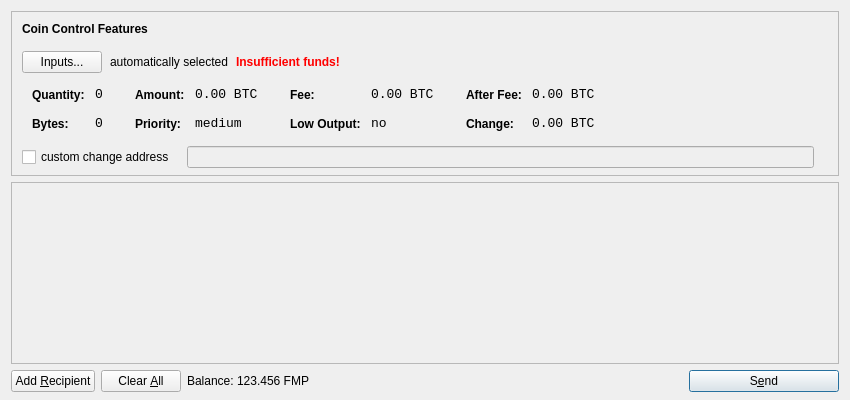
<?xml version="1.0" encoding="UTF-8"?>
<ui version="4.0">
 <class>SendCoinsDialog</class>
 <widget class="QDialog" name="SendCoinsDialog">
  <property name="geometry">
   <rect>
    <x>0</x>
    <y>0</y>
    <width>850</width>
    <height>400</height>
   </rect>
  </property>
  <property name="windowTitle">
   <string>Send Coins</string>
  </property>
  <layout class="QVBoxLayout" name="verticalLayout" stretch="0,1,0">
   <property name="bottomMargin">
    <number>8</number>
   </property>
   <item>
    <widget class="QFrame" name="frameCoinControl">
     <property name="sizePolicy">
      <sizepolicy hsizetype="Expanding" vsizetype="Expanding">
       <horstretch>0</horstretch>
       <verstretch>0</verstretch>
      </sizepolicy>
     </property>
     <property name="maximumSize">
      <size>
       <width>16777215</width>
       <height>16777215</height>
      </size>
     </property>
     <property name="frameShape">
      <enum>QFrame::StyledPanel</enum>
     </property>
     <property name="frameShadow">
      <enum>QFrame::Sunken</enum>
     </property>
     <layout class="QVBoxLayout" name="verticalLayoutCoinControl2">
      <property name="spacing">
       <number>-1</number>
      </property>
      <property name="leftMargin">
       <number>0</number>
      </property>
      <property name="topMargin">
       <number>0</number>
      </property>
      <property name="rightMargin">
       <number>0</number>
      </property>
      <property name="bottomMargin">
       <number>6</number>
      </property>
      <item>
       <layout class="QVBoxLayout" name="verticalLayoutCoinControl" stretch="0,0,0,0,1">
        <property name="spacing">
         <number>0</number>
        </property>
        <property name="leftMargin">
         <number>10</number>
        </property>
        <property name="topMargin">
         <number>10</number>
        </property>
        <item>
         <layout class="QHBoxLayout" name="horizontalLayoutCoinControl1">
          <property name="bottomMargin">
           <number>15</number>
          </property>
          <item>
           <widget class="QLabel" name="labelCoinControlFeatures">
            <property name="sizePolicy">
             <sizepolicy hsizetype="Preferred" vsizetype="Maximum">
              <horstretch>0</horstretch>
              <verstretch>0</verstretch>
             </sizepolicy>
            </property>
            <property name="font">
             <font>
              <weight>75</weight>
              <bold>true</bold>
             </font>
            </property>
            <property name="styleSheet">
             <string notr="true">font-weight:bold;</string>
            </property>
            <property name="text">
             <string>Coin Control Features</string>
            </property>
           </widget>
          </item>
         </layout>
        </item>
        <item>
         <layout class="QHBoxLayout" name="horizontalLayoutCoinControl2" stretch="0,0,0,0">
          <property name="spacing">
           <number>8</number>
          </property>
          <property name="bottomMargin">
           <number>10</number>
          </property>
          <item>
           <widget class="QPushButton" name="pushButtonCoinControl">
            <property name="styleSheet">
             <string notr="true"/>
            </property>
            <property name="text">
             <string>Inputs...</string>
            </property>
           </widget>
          </item>
          <item>
           <widget class="QLabel" name="labelCoinControlAutomaticallySelected">
            <property name="text">
             <string>automatically selected</string>
            </property>
            <property name="margin">
             <number>5</number>
            </property>
           </widget>
          </item>
          <item>
           <widget class="QLabel" name="labelCoinControlInsuffFunds">
            <property name="font">
             <font>
              <weight>75</weight>
              <bold>true</bold>
             </font>
            </property>
            <property name="styleSheet">
             <string notr="true">color:red;font-weight:bold;</string>
            </property>
            <property name="text">
             <string>Insufficient funds!</string>
            </property>
            <property name="margin">
             <number>5</number>
            </property>
           </widget>
          </item>
          <item>
           <spacer name="horizontalSpacerCoinControl">
            <property name="orientation">
             <enum>Qt::Horizontal</enum>
            </property>
            <property name="sizeHint" stdset="0">
             <size>
              <width>40</width>
              <height>1</height>
             </size>
            </property>
           </spacer>
          </item>
         </layout>
        </item>
        <item>
         <widget class="QWidget" name="widgetCoinControl" native="true">
          <property name="sizePolicy">
           <sizepolicy hsizetype="Preferred" vsizetype="Preferred">
            <horstretch>0</horstretch>
            <verstretch>0</verstretch>
           </sizepolicy>
          </property>
          <property name="minimumSize">
           <size>
            <width>0</width>
            <height>0</height>
           </size>
          </property>
          <property name="styleSheet">
           <string notr="true"/>
          </property>
          <layout class="QHBoxLayout" name="horizontalLayoutCoinControl5">
           <property name="margin">
            <number>0</number>
           </property>
           <item>
            <layout class="QHBoxLayout" name="horizontalLayoutCoinControl3" stretch="0,0,0,1">
             <property name="spacing">
              <number>20</number>
             </property>
             <property name="topMargin">
              <number>0</number>
             </property>
             <property name="bottomMargin">
              <number>10</number>
             </property>
             <item>
              <layout class="QFormLayout" name="formLayoutCoinControl1">
               <property name="horizontalSpacing">
                <number>10</number>
               </property>
               <property name="verticalSpacing">
                <number>14</number>
               </property>
               <property name="leftMargin">
                <number>10</number>
               </property>
               <property name="topMargin">
                <number>4</number>
               </property>
               <property name="rightMargin">
                <number>6</number>
               </property>
               <item row="0" column="0">
                <widget class="QLabel" name="labelCoinControlQuantityText">
                 <property name="styleSheet">
                  <string notr="true">font-weight:bold;</string>
                 </property>
                 <property name="text">
                  <string>Quantity:</string>
                 </property>
                 <property name="margin">
                  <number>0</number>
                 </property>
                </widget>
               </item>
               <item row="0" column="1">
                <widget class="QLabel" name="labelCoinControlQuantity">
                 <property name="font">
                  <font>
                   <family>Monospace</family>
                   <pointsize>10</pointsize>
                  </font>
                 </property>
                 <property name="cursor">
                  <cursorShape>IBeamCursor</cursorShape>
                 </property>
                 <property name="contextMenuPolicy">
                  <enum>Qt::ActionsContextMenu</enum>
                 </property>
                 <property name="text">
                  <string notr="true">0</string>
                 </property>
                 <property name="margin">
                  <number>0</number>
                 </property>
                 <property name="textInteractionFlags">
                  <set>Qt::LinksAccessibleByMouse|Qt::TextSelectableByKeyboard|Qt::TextSelectableByMouse</set>
                 </property>
                </widget>
               </item>
               <item row="1" column="0">
                <widget class="QLabel" name="labelCoinControlBytesText">
                 <property name="styleSheet">
                  <string notr="true">font-weight:bold;</string>
                 </property>
                 <property name="text">
                  <string>Bytes:</string>
                 </property>
                </widget>
               </item>
               <item row="1" column="1">
                <widget class="QLabel" name="labelCoinControlBytes">
                 <property name="font">
                  <font>
                   <family>Monospace</family>
                   <pointsize>10</pointsize>
                  </font>
                 </property>
                 <property name="cursor">
                  <cursorShape>IBeamCursor</cursorShape>
                 </property>
                 <property name="contextMenuPolicy">
                  <enum>Qt::ActionsContextMenu</enum>
                 </property>
                 <property name="text">
                  <string notr="true">0</string>
                 </property>
                 <property name="textInteractionFlags">
                  <set>Qt::LinksAccessibleByMouse|Qt::TextSelectableByKeyboard|Qt::TextSelectableByMouse</set>
                 </property>
                </widget>
               </item>
              </layout>
             </item>
             <item>
              <layout class="QFormLayout" name="formLayoutCoinControl2">
               <property name="horizontalSpacing">
                <number>10</number>
               </property>
               <property name="verticalSpacing">
                <number>14</number>
               </property>
               <property name="leftMargin">
                <number>6</number>
               </property>
               <property name="topMargin">
                <number>4</number>
               </property>
               <property name="rightMargin">
                <number>6</number>
               </property>
               <item row="0" column="0">
                <widget class="QLabel" name="labelCoinControlAmountText">
                 <property name="styleSheet">
                  <string notr="true">font-weight:bold;</string>
                 </property>
                 <property name="text">
                  <string>Amount:</string>
                 </property>
                 <property name="margin">
                  <number>0</number>
                 </property>
                </widget>
               </item>
               <item row="0" column="1">
                <widget class="QLabel" name="labelCoinControlAmount">
                 <property name="font">
                  <font>
                   <family>Monospace</family>
                   <pointsize>10</pointsize>
                  </font>
                 </property>
                 <property name="cursor">
                  <cursorShape>IBeamCursor</cursorShape>
                 </property>
                 <property name="contextMenuPolicy">
                  <enum>Qt::ActionsContextMenu</enum>
                 </property>
                 <property name="text">
                  <string notr="true">0.00 BTC</string>
                 </property>
                 <property name="textInteractionFlags">
                  <set>Qt::LinksAccessibleByMouse|Qt::TextSelectableByKeyboard|Qt::TextSelectableByMouse</set>
                 </property>
                </widget>
               </item>
               <item row="1" column="0">
                <widget class="QLabel" name="labelCoinControlPriorityText">
                 <property name="styleSheet">
                  <string notr="true">font-weight:bold;</string>
                 </property>
                 <property name="text">
                  <string>Priority:</string>
                 </property>
                </widget>
               </item>
               <item row="1" column="1">
                <widget class="QLabel" name="labelCoinControlPriority">
                 <property name="font">
                  <font>
                   <family>Monospace</family>
                   <pointsize>10</pointsize>
                  </font>
                 </property>
                 <property name="cursor">
                  <cursorShape>IBeamCursor</cursorShape>
                 </property>
                 <property name="contextMenuPolicy">
                  <enum>Qt::ActionsContextMenu</enum>
                 </property>
                 <property name="text">
                  <string>medium</string>
                 </property>
                 <property name="textInteractionFlags">
                  <set>Qt::LinksAccessibleByMouse|Qt::TextSelectableByKeyboard|Qt::TextSelectableByMouse</set>
                 </property>
                </widget>
               </item>
              </layout>
             </item>
             <item>
              <layout class="QFormLayout" name="formLayoutCoinControl3">
               <property name="horizontalSpacing">
                <number>10</number>
               </property>
               <property name="verticalSpacing">
                <number>14</number>
               </property>
               <property name="leftMargin">
                <number>6</number>
               </property>
               <property name="topMargin">
                <number>4</number>
               </property>
               <property name="rightMargin">
                <number>6</number>
               </property>
               <item row="0" column="0">
                <widget class="QLabel" name="labelCoinControlFeeText">
                 <property name="styleSheet">
                  <string notr="true">font-weight:bold;</string>
                 </property>
                 <property name="text">
                  <string>Fee:</string>
                 </property>
                 <property name="margin">
                  <number>0</number>
                 </property>
                </widget>
               </item>
               <item row="0" column="1">
                <widget class="QLabel" name="labelCoinControlFee">
                 <property name="font">
                  <font>
                   <family>Monospace</family>
                   <pointsize>10</pointsize>
                  </font>
                 </property>
                 <property name="cursor">
                  <cursorShape>IBeamCursor</cursorShape>
                 </property>
                 <property name="contextMenuPolicy">
                  <enum>Qt::ActionsContextMenu</enum>
                 </property>
                 <property name="text">
                  <string notr="true">0.00 BTC</string>
                 </property>
                 <property name="textInteractionFlags">
                  <set>Qt::LinksAccessibleByMouse|Qt::TextSelectableByKeyboard|Qt::TextSelectableByMouse</set>
                 </property>
                </widget>
               </item>
               <item row="1" column="0">
                <widget class="QLabel" name="labelCoinControlLowOutputText">
                 <property name="styleSheet">
                  <string notr="true">font-weight:bold;</string>
                 </property>
                 <property name="text">
                  <string>Low Output:</string>
                 </property>
                </widget>
               </item>
               <item row="1" column="1">
                <widget class="QLabel" name="labelCoinControlLowOutput">
                 <property name="font">
                  <font>
                   <family>Monospace</family>
                   <pointsize>10</pointsize>
                  </font>
                 </property>
                 <property name="cursor">
                  <cursorShape>IBeamCursor</cursorShape>
                 </property>
                 <property name="contextMenuPolicy">
                  <enum>Qt::ActionsContextMenu</enum>
                 </property>
                 <property name="text">
                  <string>no</string>
                 </property>
                 <property name="textInteractionFlags">
                  <set>Qt::LinksAccessibleByMouse|Qt::TextSelectableByKeyboard|Qt::TextSelectableByMouse</set>
                 </property>
                </widget>
               </item>
              </layout>
             </item>
             <item>
              <layout class="QFormLayout" name="formLayoutCoinControl4">
               <property name="horizontalSpacing">
                <number>10</number>
               </property>
               <property name="verticalSpacing">
                <number>14</number>
               </property>
               <property name="leftMargin">
                <number>6</number>
               </property>
               <property name="topMargin">
                <number>4</number>
               </property>
               <property name="rightMargin">
                <number>6</number>
               </property>
               <item row="0" column="0">
                <widget class="QLabel" name="labelCoinControlAfterFeeText">
                 <property name="styleSheet">
                  <string notr="true">font-weight:bold;</string>
                 </property>
                 <property name="text">
                  <string>After Fee:</string>
                 </property>
                 <property name="margin">
                  <number>0</number>
                 </property>
                </widget>
               </item>
               <item row="0" column="1">
                <widget class="QLabel" name="labelCoinControlAfterFee">
                 <property name="font">
                  <font>
                   <family>Monospace</family>
                   <pointsize>10</pointsize>
                  </font>
                 </property>
                 <property name="cursor">
                  <cursorShape>IBeamCursor</cursorShape>
                 </property>
                 <property name="contextMenuPolicy">
                  <enum>Qt::ActionsContextMenu</enum>
                 </property>
                 <property name="text">
                  <string notr="true">0.00 BTC</string>
                 </property>
                 <property name="textInteractionFlags">
                  <set>Qt::LinksAccessibleByMouse|Qt::TextSelectableByKeyboard|Qt::TextSelectableByMouse</set>
                 </property>
                </widget>
               </item>
               <item row="1" column="0">
                <widget class="QLabel" name="labelCoinControlChangeText">
                 <property name="styleSheet">
                  <string notr="true">font-weight:bold;</string>
                 </property>
                 <property name="text">
                  <string>Change:</string>
                 </property>
                </widget>
               </item>
               <item row="1" column="1">
                <widget class="QLabel" name="labelCoinControlChange">
                 <property name="font">
                  <font>
                   <family>Monospace</family>
                   <pointsize>10</pointsize>
                  </font>
                 </property>
                 <property name="cursor">
                  <cursorShape>IBeamCursor</cursorShape>
                 </property>
                 <property name="contextMenuPolicy">
                  <enum>Qt::ActionsContextMenu</enum>
                 </property>
                 <property name="text">
                  <string notr="true">0.00 BTC</string>
                 </property>
                 <property name="textInteractionFlags">
                  <set>Qt::LinksAccessibleByMouse|Qt::TextSelectableByKeyboard|Qt::TextSelectableByMouse</set>
                 </property>
                </widget>
               </item>
              </layout>
             </item>
            </layout>
           </item>
          </layout>
         </widget>
        </item>
        <item>
         <layout class="QHBoxLayout" name="horizontalLayoutCoinControl4" stretch="0,0,0">
          <property name="spacing">
           <number>12</number>
          </property>
          <property name="sizeConstraint">
           <enum>QLayout::SetDefaultConstraint</enum>
          </property>
          <property name="topMargin">
           <number>5</number>
          </property>
          <property name="rightMargin">
           <number>5</number>
          </property>
          <item>
           <widget class="QCheckBox" name="checkBoxCoinControlChange">
            <property name="text">
             <string>custom change address</string>
            </property>
           </widget>
          </item>
          <item>
           <widget class="QLineEdit" name="lineEditCoinControlChange">
            <property name="enabled">
             <bool>false</bool>
            </property>
            <property name="sizePolicy">
             <sizepolicy hsizetype="Expanding" vsizetype="Fixed">
              <horstretch>0</horstretch>
              <verstretch>0</verstretch>
             </sizepolicy>
            </property>
           </widget>
          </item>
          <item>
           <widget class="QLabel" name="labelCoinControlChangeLabel">
            <property name="sizePolicy">
             <sizepolicy hsizetype="Preferred" vsizetype="Expanding">
              <horstretch>0</horstretch>
              <verstretch>0</verstretch>
             </sizepolicy>
            </property>
            <property name="minimumSize">
             <size>
              <width>0</width>
              <height>0</height>
             </size>
            </property>
            <property name="text">
             <string/>
            </property>
            <property name="margin">
             <number>3</number>
            </property>
           </widget>
          </item>
         </layout>
        </item>
        <item>
         <spacer name="verticalSpacerCoinControl">
          <property name="orientation">
           <enum>Qt::Vertical</enum>
          </property>
          <property name="sizeHint" stdset="0">
           <size>
            <width>800</width>
            <height>1</height>
           </size>
          </property>
         </spacer>
        </item>
       </layout>
      </item>
     </layout>
    </widget>
   </item>
   <item>
    <widget class="QScrollArea" name="scrollArea">
     <property name="widgetResizable">
      <bool>true</bool>
     </property>
     <widget class="QWidget" name="scrollAreaWidgetContents">
      <property name="geometry">
       <rect>
        <x>0</x>
        <y>0</y>
        <width>830</width>
        <height>165</height>
       </rect>
      </property>
      <layout class="QVBoxLayout" name="verticalLayout_2">
       <property name="margin">
        <number>0</number>
       </property>
       <item>
        <layout class="QVBoxLayout" name="entries">
         <property name="spacing">
          <number>6</number>
         </property>
        </layout>
       </item>
       <item>
        <spacer name="verticalSpacer">
         <property name="orientation">
          <enum>Qt::Vertical</enum>
         </property>
         <property name="sizeHint" stdset="0">
          <size>
           <width>20</width>
           <height>40</height>
          </size>
         </property>
        </spacer>
       </item>
      </layout>
     </widget>
    </widget>
   </item>
   <item>
    <layout class="QHBoxLayout" name="horizontalLayout">
     <item>
      <widget class="QPushButton" name="addButton">
       <property name="toolTip">
        <string>Send to multiple recipients at once</string>
       </property>
       <property name="text">
        <string>Add &amp;Recipient</string>
       </property>
       <property name="icon">
        <iconset resource="../bitcoin.qrc">
         <normaloff>:/icons/add</normaloff>:/icons/add</iconset>
       </property>
       <property name="autoDefault">
        <bool>false</bool>
       </property>
      </widget>
     </item>
     <item>
      <widget class="QPushButton" name="clearButton">
       <property name="sizePolicy">
        <sizepolicy hsizetype="Minimum" vsizetype="Fixed">
         <horstretch>0</horstretch>
         <verstretch>0</verstretch>
        </sizepolicy>
       </property>
       <property name="toolTip">
        <string>Remove all transaction fields</string>
       </property>
       <property name="text">
        <string>Clear &amp;All</string>
       </property>
       <property name="icon">
        <iconset resource="../bitcoin.qrc">
         <normaloff>:/icons/remove</normaloff>:/icons/remove</iconset>
       </property>
       <property name="autoRepeatDelay">
        <number>300</number>
       </property>
       <property name="autoDefault">
        <bool>false</bool>
       </property>
      </widget>
     </item>
     <item>
      <layout class="QHBoxLayout" name="horizontalLayout_2">
       <property name="spacing">
        <number>3</number>
       </property>
       <item>
        <widget class="QLabel" name="label">
         <property name="text">
          <string>Balance:</string>
         </property>
        </widget>
       </item>
       <item>
        <widget class="QLabel" name="labelBalance">
         <property name="cursor">
          <cursorShape>IBeamCursor</cursorShape>
         </property>
         <property name="text">
          <string>123.456 FMP</string>
         </property>
         <property name="textInteractionFlags">
          <set>Qt::LinksAccessibleByMouse|Qt::TextSelectableByKeyboard|Qt::TextSelectableByMouse</set>
         </property>
        </widget>
       </item>
      </layout>
     </item>
     <item>
      <spacer name="horizontalSpacer">
       <property name="orientation">
        <enum>Qt::Horizontal</enum>
       </property>
       <property name="sizeHint" stdset="0">
        <size>
         <width>40</width>
         <height>20</height>
        </size>
       </property>
      </spacer>
     </item>
     <item>
      <widget class="QPushButton" name="sendButton">
       <property name="minimumSize">
        <size>
         <width>150</width>
         <height>0</height>
        </size>
       </property>
       <property name="toolTip">
        <string>Confirm the send action</string>
       </property>
       <property name="text">
        <string>S&amp;end</string>
       </property>
       <property name="icon">
        <iconset resource="../bitcoin.qrc">
         <normaloff>:/icons/send</normaloff>:/icons/send</iconset>
       </property>
       <property name="default">
        <bool>true</bool>
       </property>
      </widget>
     </item>
    </layout>
   </item>
  </layout>
 </widget>
 <resources>
  <include location="../bitcoin.qrc"/>
 </resources>
 <connections/>
</ui>
